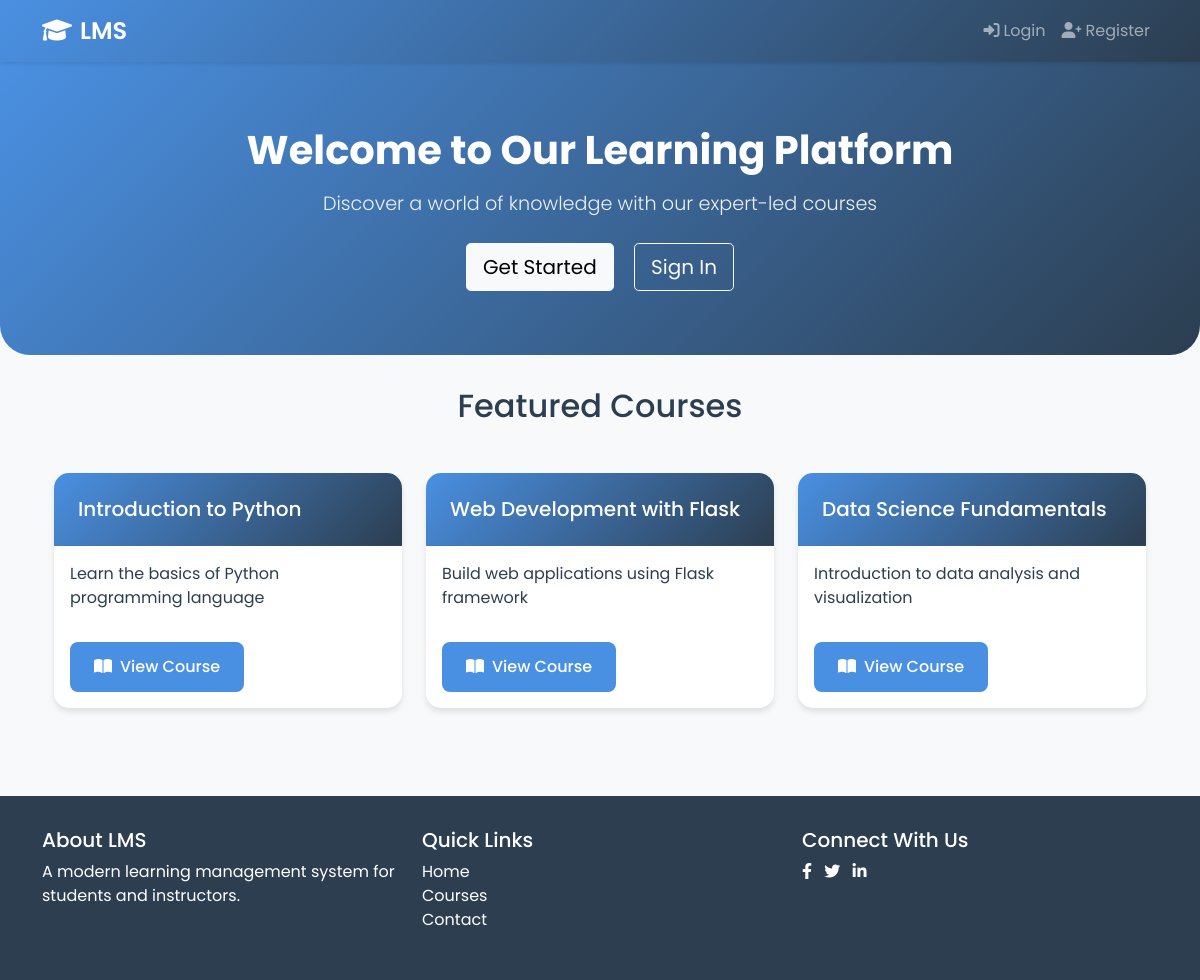
The page / on the database its author committed.
### app.py (models this page shows)
class Course(db.Model):
    id = db.Column(db.Integer, primary_key=True)
    title = db.Column(db.String(100), nullable=False)
    description = db.Column(db.Text)
    instructor_id = db.Column(db.Integer, db.ForeignKey('user.id'))
    enrollments = db.relationship('Enrollment', backref='course', lazy=True)

### app.py (the view)
@app.route('/')
def index():
    courses = Course.query.all()
    return render_template('index.html', courses=courses)

### templates/index.html (shortened to what this page needs)
{% extends "base.html" %}
{% block hero %}
<section class="hero-section">
    <div class="container text-center">
        <h1>Welcome to Our Learning Platform</h1>
        <p class="lead">Discover a world of knowledge with our expert-led courses</p>
        {% if not current_user.is_authenticated %}
            <div class="mt-4">
                <a href="{{ url_for('register') }}" class="btn btn-light btn-lg me-3">Get Started</a>
                <a href="{{ url_for('login') }}" class="btn btn-outline-light btn-lg">Sign In</a>
            </div>
        {% endif %}
    </div>
</section>
{% endblock %}
{% block content %}
<div class="container">
    <h2 class="text-center mb-5">Featured Courses</h2>
    <div class="row">
        {% for course in courses %}
        <div class="col-md-4 mb-4">
            <div class="card course-card">
                <div class="card-header">
                    <h5 class="card-title mb-0">{{ course.title }}</h5>
                </div>
                <div class="card-body">
                    <p class="card-text">{{ course.description }}</p>
                    <div class="d-flex justify-content-between align-items-center mt-3">
                        <a href="{{ url_for('course', course_id=course.id) }}" class="btn btn-primary">
                            <i class="fas fa-book-open me-2"></i>View Course
                        </a>
                    </div>
                </div>
            </div>
        </div>
        {% else %}
        <div class="col-12">
            <div class="alert alert-info text-center">
                <i class="fas fa-info-circle me-2"></i>No courses available at the moment.
            </div>
        </div>
        {% endfor %}
    </div>
</div>
{% endblock %}

### templates/base.html (shortened to what this page needs)
<!DOCTYPE html>
<html lang="en">
<head>
    <link href="https://cdn.jsdelivr.net/npm/bootstrap@5.1.3/dist/css/bootstrap.min.css" rel="stylesheet">
    <link rel="stylesheet" href="https://cdnjs.cloudflare.com/ajax/libs/font-awesome/6.0.0/css/all.min.css">
    <link rel="stylesheet" href="{{ url_for('static', filename='css/style.css') }}">
</head>
<body>
    <nav class="navbar navbar-expand-lg navbar-dark">
        <div class="container">
            <a class="navbar-brand" href="{{ url_for('index') }}">
                <i class="fas fa-graduation-cap me-2"></i>LMS
            </a>
            <div class="collapse navbar-collapse" id="navbarNav">
                <ul class="navbar-nav ms-auto">
                    {% if current_user.is_authenticated %}
                        <li class="nav-item">
                            <span class="nav-link">
                                <i class="fas fa-user me-1"></i>
                                {{ current_user.username }}
                            </span>
                        </li>
                        <li class="nav-item">
                            <a class="nav-link" href="{{ url_for('logout') }}">
                                <i class="fas fa-sign-out-alt me-1"></i>Logout
                            </a>
                        </li>
                    {% else %}
                        <li class="nav-item">
                            <a class="nav-link" href="{{ url_for('login') }}">
                                <i class="fas fa-sign-in-alt me-1"></i>Login
                            </a>
                        </li>
                        <li class="nav-item">
                            <a class="nav-link" href="{{ url_for('register') }}">
                                <i class="fas fa-user-plus me-1"></i>Register
                            </a>
                        </li>
                    {% endif %}
                </ul>
            </div>
        </div>
    </nav>
    {% block hero %}{% endblock %}
    <div class="container mt-4">
        {% block content %}{% endblock %}
    </div>
    <footer class="footer">
        <div class="container">
            <div class="row">
                <div class="col-md-4">
                    <h5>About LMS</h5>
                    <p>A modern learning management system for students and instructors.</p>
                </div>
                <div class="col-md-4">
                    <h5>Quick Links</h5>
                    <ul class="list-unstyled">
                        <li><a href="{{ url_for('index') }}">Home</a></li>
                        <li><a href="#">Courses</a></li>
                        <li><a href="#">Contact</a></li>
                    </ul>
                </div>
                <div class="col-md-4">
                    <h5>Connect With Us</h5>
                    <div class="social-links">
                        <a href="#" class="me-2"><i class="fab fa-facebook-f"></i></a>
                        <a href="#" class="me-2"><i class="fab fa-twitter"></i></a>
                        <a href="#" class="me-2"><i class="fab fa-linkedin-in"></i></a>
                    </div>
                </div>
            </div>
        </div>
    </footer>
</body>
</html>

### static/css/style.css (style rules this page uses)
:root { --primary-color: #4a90e2; --secondary-color: #2c3e50; --accent-color: #e74c3c; --background-color: #f8f9fa; --text-color: #2c3e50; }
body { background-color: var(--background-color); color: var(--text-color); font-family: 'Poppins', sans-serif; }
.navbar { background: linear-gradient(135deg, var(--primary-color), var(--secondary-color)) !important; box-shadow: 0 2px 4px rgba(0,0,0,0.1); }
.navbar-brand { font-weight: 600; font-size: 1.5rem; }
.card { border: none; border-radius: 15px; box-shadow: 0 4px 6px rgba(0,0,0,0.1); transition: transform 0.3s ease; }
.card-header { background: linear-gradient(135deg, var(--primary-color), var(--secondary-color)); color: white; border-radius: 15px 15px 0 0 !important; padding: 1.5rem; }
.btn-primary { background-color: var(--primary-color); border: none; padding: 0.8rem 1.5rem; border-radius: 8px; font-weight: 500; transition: all 0.3s ease; }
.course-card { height: 100%; }
.course-card .card-body { display: flex; flex-direction: column; }
.course-card .card-text { flex-grow: 1; }
.hero-section { background: linear-gradient(135deg, var(--primary-color), var(--secondary-color)); color: white; padding: 4rem 0; margin-bottom: 2rem; border-radius: 0 0 30px 30px; }
.hero-section h1 { font-size: 2.5rem; font-weight: 700; margin-bottom: 1rem; }
.hero-section p { font-size: 1.2rem; opacity: 0.9; }
.footer { background-color: var(--secondary-color); color: white; padding: 2rem 0; margin-top: 4rem; }
.footer a { color: white; text-decoration: none; }

### rows shown on the page
Course: title "Introduction to Python", description "Learn the basics of Python programming language"
Course: title "Web Development with Flask", description "Build web applications using Flask framework"
Course: title "Data Science Fundamentals", description "Introduction to data analysis and visualization"
